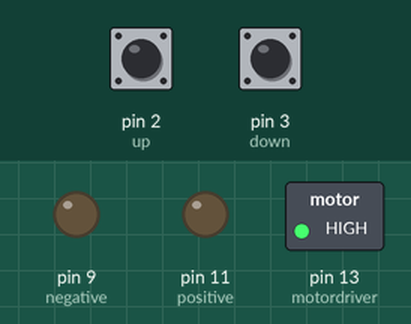
A sketch run on a simulated Arduino Uno, built with avr-gcc and run on an emulated ATmega328P. On the bench: switched loads named in the sketch (green lamp = pin HIGH), output pins drawn as LEDs (lit = HIGH). The inputs (shaded band) are chosen by the test bench; at power-on: pin 2 (up) LOW, pin 3 (down) LOW.

Above: at 0.8 s.
0.9 s: pin 2 (up) pulled HIGH for 3.2 s
At 2.1 s:
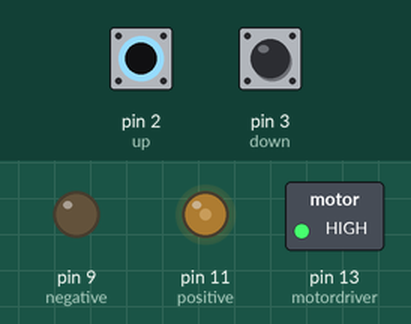
5.6 s: pin 3 (down) pulled HIGH for 0.15 s
At 5.67 s:
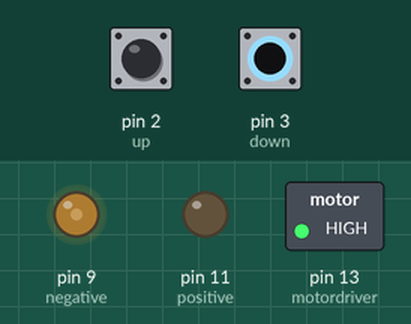
7.2 s: pin 3 (down) pulled HIGH for 3.2 s
At 10.3 s:
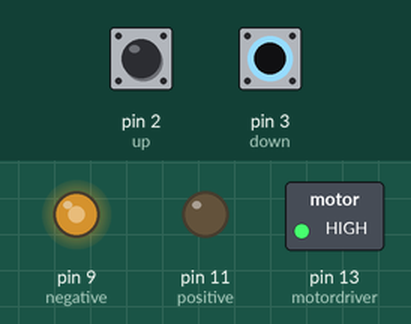
11.9 s: pin 2 (up) pulled HIGH for 0.15 s
At 12.5 s:
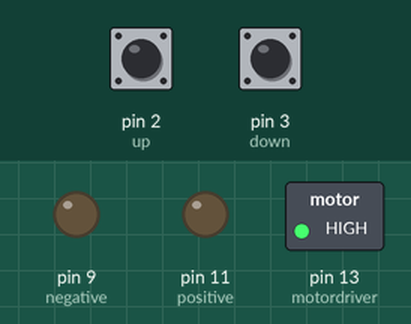
Timing chart, 0 to 14.5 s (numbered marks = the images above; inputs shaded):
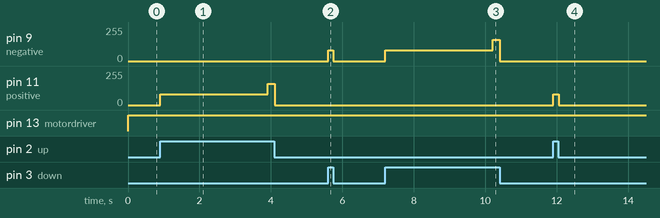

Measured:
- after the input at 0.9 s, pin 11 (positive): 0/255 → 80/255 at once, → 160/255 3.0 s later, → 0/255 0.20 s later
- after the input at 5.6 s, pin 9 (negative): 0/255 → 80/255 at once, → 0/255 0.15 s later
- after the input at 7.2 s, pin 9 (negative): 0/255 → 80/255 at once, → 160/255 3.0 s later, → 0/255 0.19 s later
- after the input at 11.9 s, pin 11 (positive): 0/255 → 80/255 at once, → 0/255 0.15 s later

The sketch:

main.ino
```cpp
/*

   ▄▄▄▄▄    ▄ ▄   ▄███▄   █▄▄▄▄ █ ▄▄  ▄███▄
  █     ▀▄ █   █  █▀   ▀  █  ▄▀ █   █ █▀   ▀
▄  ▀▀▀▀▄  █ ▄   █ ██▄▄    █▀▀▌  █▀▀▀  ██▄▄
 ▀▄▄▄▄▀   █  █  █ █▄   ▄▀ █  █  █     █▄   ▄▀
           █ █ █  ▀███▀     █    █    ▀███▀
            ▀ ▀            ▀      ▀
		  https://github.com/swerpe

*/


#define motordriver 13
#define positive 11
#define negative 9

#define up 2
#define down 3

#define firstSpeed 80
#define secondSpeed 160
#define thirdSpeed 250

// 3s avant de passer à la 2e vitesse
#define timeScdSpeed 3000

// 3s avant de passer à la 3e vitesse
#define timeThdSpeed 3000

int main(){

  init(); // on initialise les trucs d'arduino pour que pinmode tt ça fonctionne

  // pinMode du moteur:
  pinMode(motordriver, OUTPUT);
  pinMode(positive, OUTPUT);
  pinMode(negative, OUTPUT);

  digitalWrite(motordriver, HIGH);

  // pinMode des boutons:
  pinMode(up, INPUT);
  pinMode(down, INPUT);

  // Variables pour le maintien de la pression
  int lastState = 0; // 0 = null / 1 = up / 2 = down
  unsigned long startedTime = 0;
  int currentSpeed = 0;

  while (true){
    // On récupère l'état des boutons et on regarde si appuyé:
    if(digitalRead(up) && digitalRead(down)){ // Si les 2 boutons sont appuyés

      // On coupe le moteur
      motorSpeed(0,0);
      changeState(0, &lastState, &startedTime, &currentSpeed);

    } else if (digitalRead(up)){ // Si seulement le bouton pour monter est appuyé

      if(lastState != 1) changeState(1, &lastState, &startedTime, &currentSpeed);

      // On gère le maintien
      maintien(&currentSpeed, startedTime);

      // On envoie le courant à la vitesse adéquate
      motorSpeed(currentSpeed, 0);

    } else if (digitalRead(down) == 1) { // Si seulement le bouton descendre est appuyé

      if(lastState != 2) changeState(2, &lastState, &startedTime, &currentSpeed);

      // On gère le maintien
      maintien(&currentSpeed, startedTime);

      // On envoie le courant à la vitesse adéquate en "inversant" le courant
      motorSpeed(0, currentSpeed);

    } else { // Si on appuie pas, on coupe le moteur ET on dit qu'on appuie pas
      motorSpeed(0, 0);
      changeState(0, &lastState, &startedTime, &currentSpeed);
    }
    delay(10);
  }
}

void maintien(int* currentSpeed, int startedTime){
  if(millis() - startedTime >= timeScdSpeed && *currentSpeed == firstSpeed){
       *currentSpeed = secondSpeed; // on dit qu'on est à la 2nde vitesse
    } else if(millis() - startedTime >= (timeThdSpeed+timeScdSpeed) && *currentSpeed == secondSpeed){
       *currentSpeed = thirdSpeed; // on dit qu'on est à la 3e vitesse
    }
}

void motorSpeed(int plus, int moins){
  analogWrite(positive, plus);
  analogWrite(negative, moins);
}

void changeState(int state, int* lastState, unsigned long* startedTime, int* currentSpeed){
  *lastState = state;
  *startedTime = millis();
  *currentSpeed = firstSpeed;
}
```
